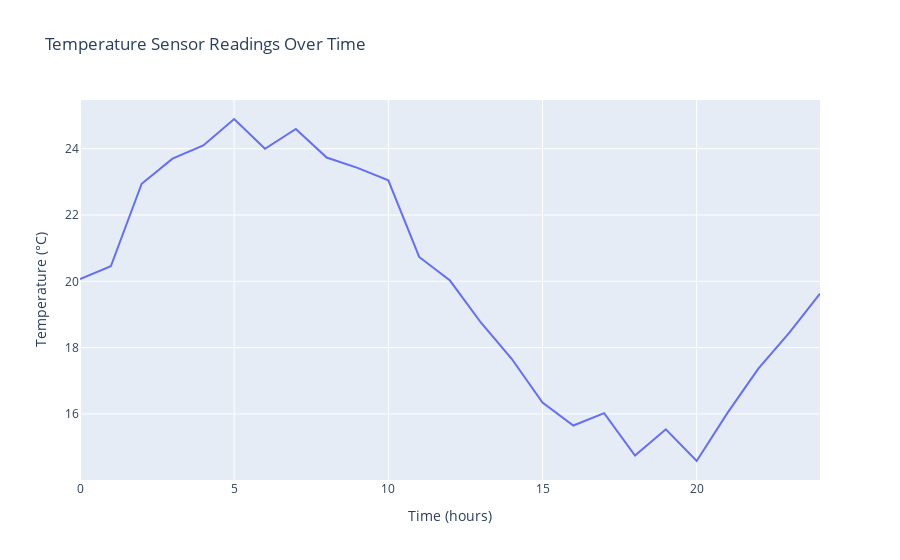
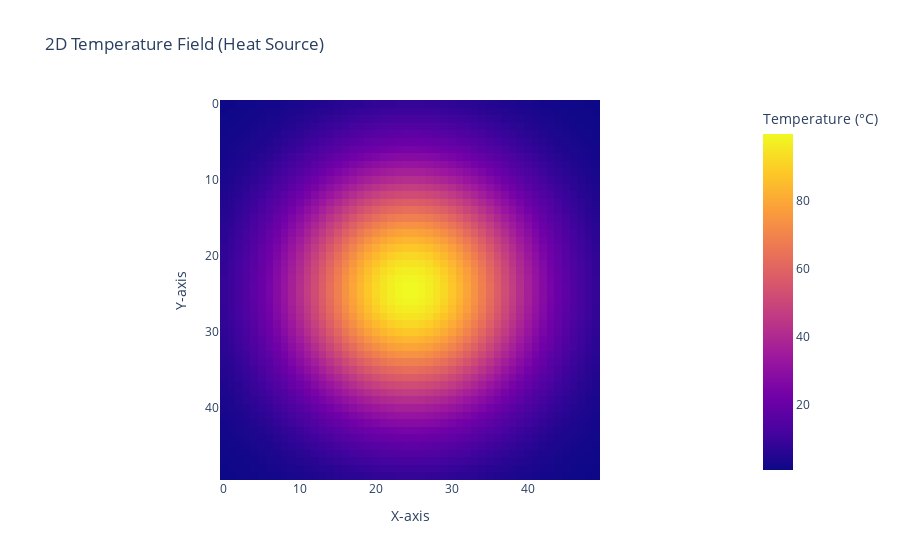
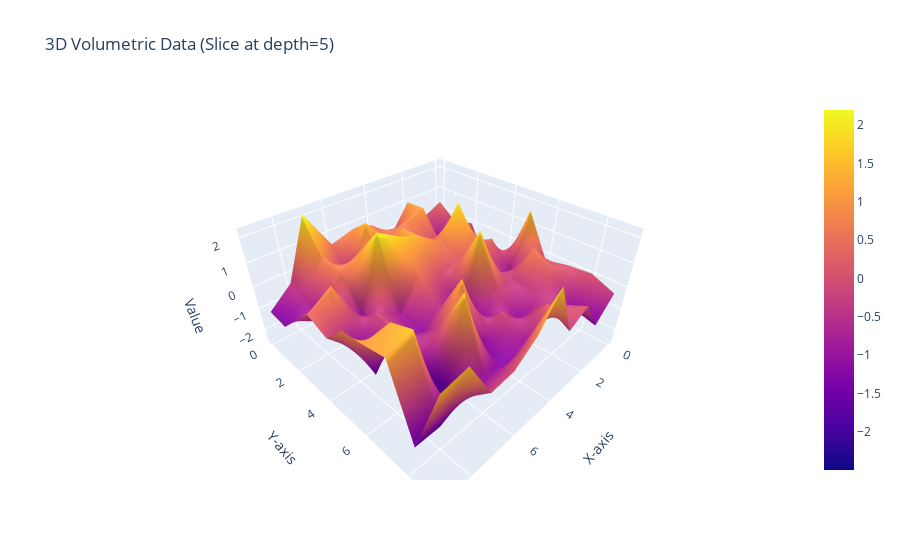

Notebook cell for these charts, in order:
### Code cell
# Visualising previous data using Plotly
# 1D Line Plot for Temperature Sensor Readings
fig1 = px.line(x=time_hours, y=temperature_celsius, title="Temperature Sensor Readings Over Time",
               labels={"x": "Time (hours)", "y": "Temperature (°C)"})
fig1.show() 

# 2D Heatmap for Temperature Field
fig2 = px.imshow(temperature_2d, title="2D Temperature Field (Heat Source)",
                 labels={"x": "X-axis", "y": "Y-axis", "color": "Temperature (°C)"})
fig2.show()

# 3D Surface Plot for Volumetric Data
fig3 = go.Figure(data=[go.Surface(z=volume_data[5, :, :])])
fig3.update_layout(title='3D Volumetric Data (Slice at depth=5)',
                   scene=dict(xaxis_title='X-axis', yaxis_title='Y-axis', zaxis_title='Value'))
fig3.show()

### Figure 1 — Plotly figure (JSON) as saved in the notebook; plotly's stock layout.template omitted (floating-point values rounded to 4 significant figures)
{"data": [{"hovertemplate": "Time (hours)=%{x}<br>Temperature (°C)=%{y}<extra></extra>", "legendgroup": "", "line": {"color": "#636efa", "dash": "solid"}, "marker": {"symbol": "circle"}, "mode": "lines", "name": "", "orientation": "v", "showlegend": false, "type": "scatter", "x": [0.0, 1.0, 2.0, 3.0, 4.0, 5.0, 6.0, 7.0, 8.0, 9.0, 10.0, 11.0, 12.0, 13.0, 14.0, 15.0, 16.0, 17.0, 18.0, 19.0, 20.0, 21.0, 22.0, 23.0, 24.0], "xaxis": "x", "y": [20.07, 20.45, 22.94, 23.7, 24.1, 24.9, 24.0, 24.6, 23.73, 23.42, 23.05, 20.73, 20.02, 18.76, 17.66, 16.34, 15.65, 16.02, 14.74, 15.53, 14.58, 16.03, 17.37, 18.44, 19.62], "yaxis": "y"}], "layout": {"legend": {"tracegroupgap": 0}, "title": {"text": "Temperature Sensor Readings Over Time"}, "xaxis": {"anchor": "y", "domain": [0, 1], "title": {"text": "Time (hours)"}}, "yaxis": {"anchor": "x", "domain": [0, 1], "title": {"text": "Temperature (°C)"}}}}

### Figure 2 — Plotly figure (JSON) as saved in the notebook; plotly's stock layout.template omitted (floating-point values rounded to 4 significant figures; data arrays with more than 128 entries replaced by an {"elided": "..."} marker saying what was removed)
{"data": [{"coloraxis": "coloraxis", "hovertemplate": "X-axis: %{x}<br>Y-axis: %{y}<br>Temperature (°C): %{z}<extra></extra>", "name": "0", "type": "heatmap", "xaxis": "x", "yaxis": "y", "z": {"elided": "50x50 float values"}}], "layout": {"coloraxis": {"colorbar": {"title": {"text": "Temperature (°C)"}}, "colorscale": [[0, "#0d0887"], [0.1111, "#46039f"], [0.2222, "#7201a8"], [0.3333, "#9c179e"], [0.4444, "#bd3786"], [0.5556, "#d8576b"], [0.6667, "#ed7953"], [0.7778, "#fb9f3a"], [0.8889, "#fdca26"], [1, "#f0f921"]]}, "title": {"text": "2D Temperature Field (Heat Source)"}, "xaxis": {"anchor": "y", "constrain": "domain", "domain": [0, 1], "scaleanchor": "y", "title": {"text": "X-axis"}}, "yaxis": {"anchor": "x", "autorange": "reversed", "constrain": "domain", "domain": [0, 1], "title": {"text": "Y-axis"}}}}

### Figure 3 — Plotly figure (JSON) as saved in the notebook; plotly's stock layout.template omitted (floating-point values rounded to 4 significant figures)
{"data": [{"type": "surface", "z": [[0.4197, 0.01762, 1.039, -0.1555, 0.6529, 0.8147, 0.541, 2.178, -0.3497, -1.161], [-0.2478, -1.383, 1.088, 0.8683, 0.4294, 1.474, -0.5833, 0.8141, -0.5488, -1.303], [0.02574, -1.419, -0.2371, 0.2226, 1.232, -0.2877, 1.118, 0.6093, -1.039, -0.4517], [-1.517, -0.7913, 1.997, 0.707, 1.268, 1.663, 2.195, -0.9844, 1.015, 0.3826], [-1.347, 0.4131, 0.6594, 0.1124, -0.02872, 0.5024, -0.7481, -0.06973, -1.075, 0.01108], [1.651, -0.9329, -0.2093, 1.901, -1.263, -0.4343, -1.041, -0.2546, -1.595, 0.9108], [-0.1871, 0.7765, -0.3008, -0.06565, -1.088, 1.299, -0.1173, -0.7287, 1.237, 1.027], [0.02104, 0.1351, -0.3993, -1.031, -0.02973, -1.214, 1.775, -2.496, 1.568, 1.205], [0.1003, -0.9753, -0.2726, 0.2732, -0.8841, -1.177, -0.9835, -1.105, -1.558, -1.558], [-0.3091, -1.24, 0.1848, -0.3109, 1.98, 0.7035, -0.003078, -0.111, 1.602, 1.418]]}], "layout": {"scene": {"xaxis": {"title": {"text": "X-axis"}}, "yaxis": {"title": {"text": "Y-axis"}}, "zaxis": {"title": {"text": "Value"}}}, "title": {"text": "3D Volumetric Data (Slice at depth=5)"}}}
